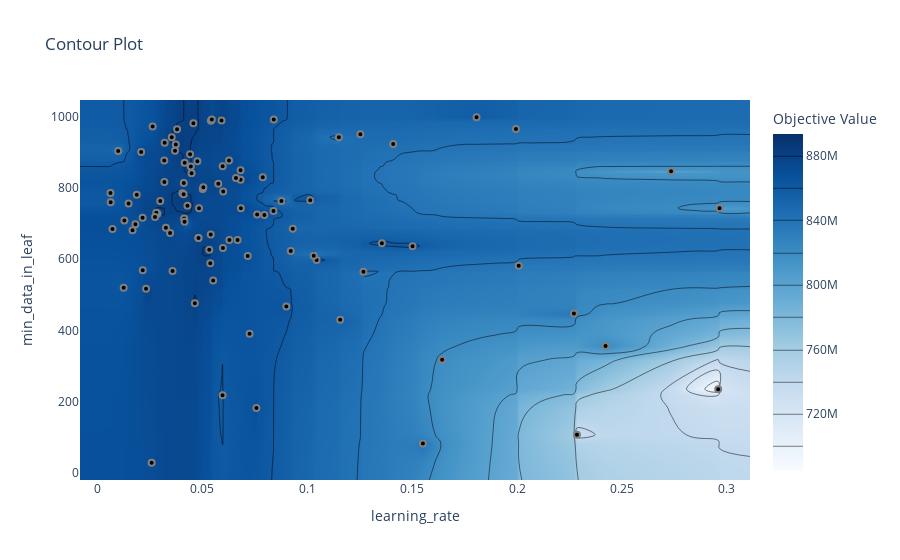

Notebook code for this chart:
### Code cell
from optuna.visualization import plot_param_importances, plot_contour,  plot_slice, plot_optimization_history

plot_contour(study, params=["min_data_in_leaf", "learning_rate"])
